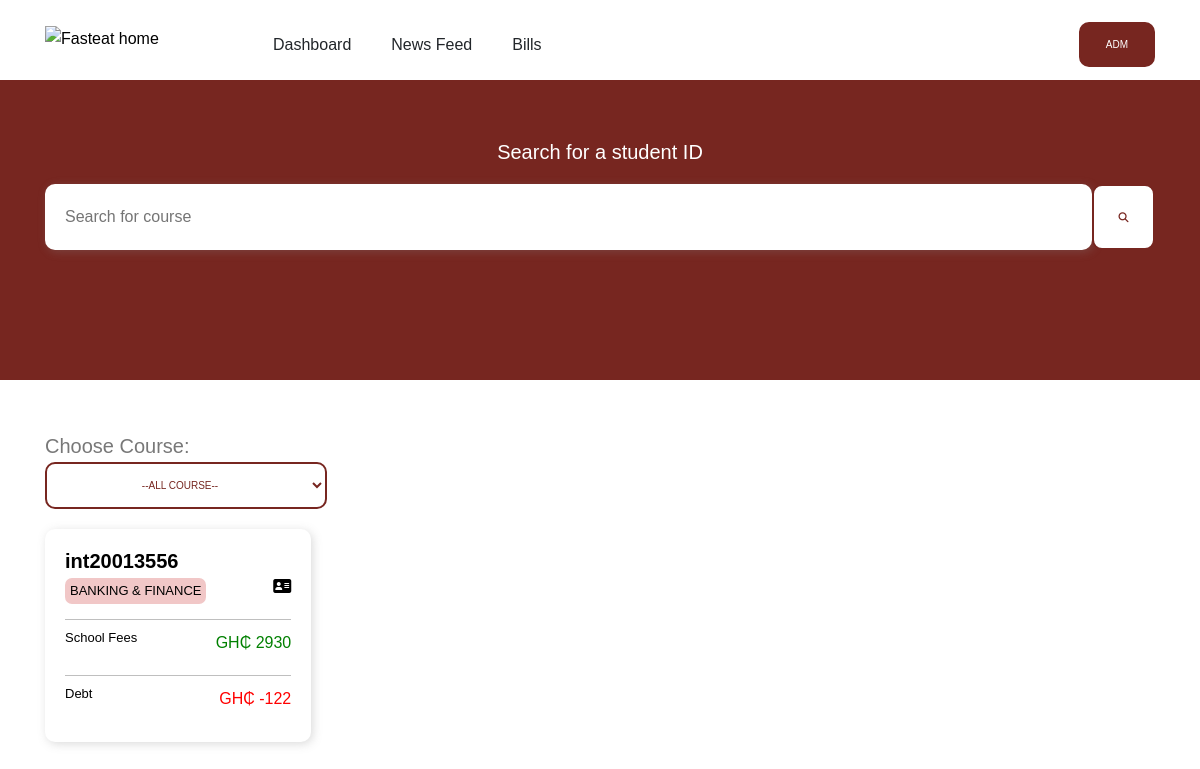
Page /level200 on the earlier database version.
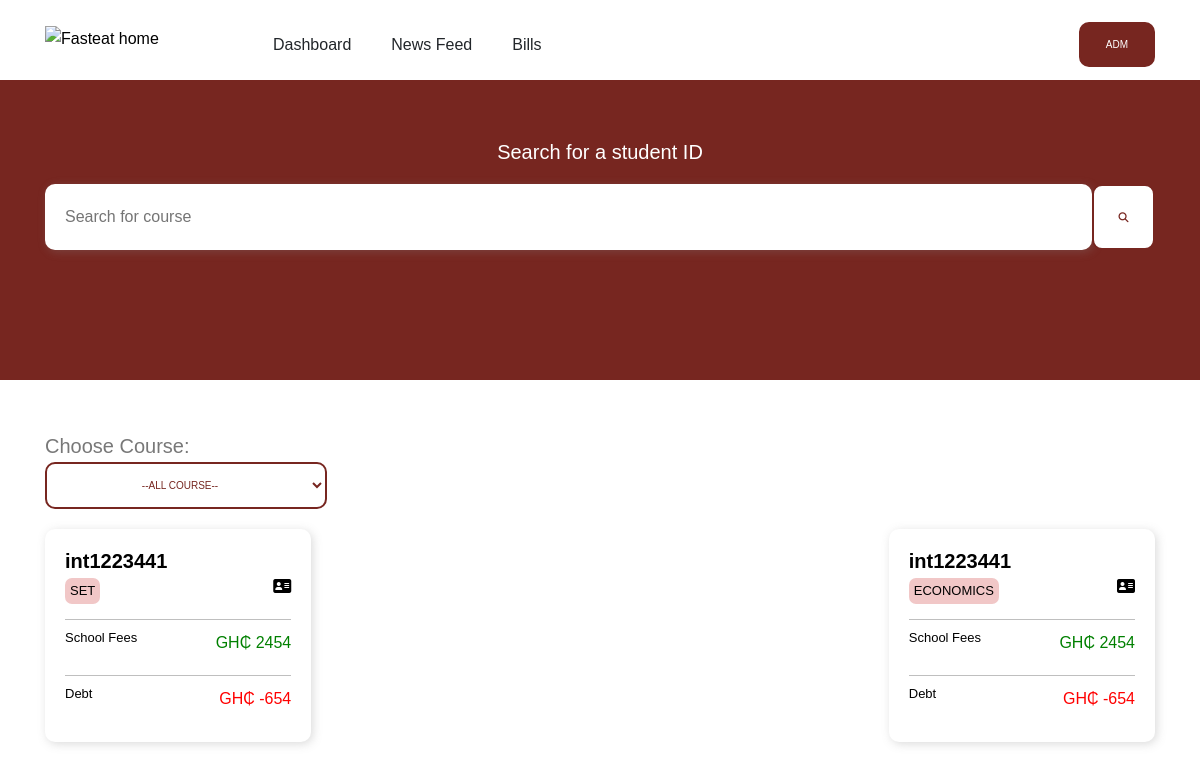
Same page on the later database version.
### app.py (models this page shows, shortened)
class Student(db.Model,UserMixin):
    id= db.Column(db.Integer, primary_key=True)
    schools= db.Column(db.String()  )
    year= db.Column(db.String()  )
    fees= db.Column(db.String()  )
    arrears= db.Column(db.String()  )
    index= db.Column(db.String()  )
    guardian= db.Column(db.String()  )

### app.py (the view)
@app.route('/level200', methods=['GET', 'POST'])
def level200():
    hundred = Student.query.filter_by(year='200').all()
    return render_template('level200.html', hundred=hundred)

### forms.py
class Search(FlaskForm):
    searched = StringField('Searched', validators=[DataRequired()])
    submit = SubmitField('Search')

### app.py (called while the page is built)
@app.context_processor
def base():
    form=Search()
    return dict(form=form)

### templates/level200.html (shortened to what this page needs)
<!DOCTYPE html>
<html lang="en">
<head>
  <link rel="stylesheet" href="https://cdn.jsdelivr.net/npm/@xz/fonts@1/serve/plus-jakarta-display.min.css">
  <link href="https://cdn.jsdelivr.net/npm/bootstrap@5.0.0-beta1/dist/css/bootstrap.min.css" rel="stylesheet">
  <link rel="stylesheet" href="static/assets/css/style.css">
</head>
<body>
  <header class="header" data-header>
    <div class="container">
      <a href="#" class="logo">
        <img src="https://www.central.edu.gh/static/img/Central-Uni-logo.png" width="148" height="38" alt="Fasteat home">
      </a>
      <nav class="navbar" data-navbar>
        <ul class="navbar-list">
          <li class="navbar-item">
            <a href="/" class="navbar-link" data-nav-link>Dashboard</a>
          </li>
          <li class="navbar-item active">
            <a href="/news" class="navbar-link" data-nav-link>News Feed</a>
          </li>
          <li class="navbar-item">
            <a href="/bill" class="navbar-link" data-nav-link>Bills</a>
          </li>
        </ul>
      </nav>
      <div class="header-action">
        <a href="/newdash" class="btn btn-primary has-after mb-3">ADM</a>
      </div>
    </div>
  </header>
  <main>
    <div class="containe" style="margin-top:80px; background-color:#772620; height:300px; padding:20px;">
      <div class="container">
        <h6 style="font-size:20px; text-align:center; color:#fff; margin-bottom:20px; margin-top:40px;">Search for a student ID</h6>
        <form class="d-flex" role="search" method='POST' action='{{url_for('search')}}' style="margin-top:20px;">
          <input class="input-field my-0 my-lg-0 mt-1 space" type="search" name='searched' placeholder="Search for course" aria-label="Search">
          <button class="btn btn-secondary has-after" type="submit"> <i class="fa fa-search" aria-hidden="true"></i> </button>
        </form>
      </div>
    </div>
    <div class="container">
        <span class="" style="font-size:20px; margin-top:50px;">
          Choose Course:
        </span>
        <select id="schoolFilter" class="btn btn-secondary"  style="padding:15px; margin-bottom:20px;">
          <option value="all">--All Course--</option>
        </select>
        <div class="row" style="justify-content: space-between;">
          {% for user in hundred %}
          <div class="col-md-3 col-12 department-item" data-school="{{ user.schools }}" style="border-radius:10px;">
            <a style="text-decoration: none;" href="">
              <div class="card space" style="margin-bottom: 3vh; border-radius:10px; padding: 10px;">
                <div style="background-color:#fff; border-radius:10px; padding: 10px;">
                  <h6 style="color: black; font-size:20px;"><b>{{ user.index }}</b></h6>
                  <div style="display: flex; justify-content: space-between;">
                    <h6 style="font-size: small; color: black; background-color:#f1c7c7; padding:5px; border-radius:7px;">{{ user.schools }}</h6>
                    <i class="fa fa-address-card" aria-hidden="true"></i>
                  </div>
                  <hr>
                  <div style="display: flex; justify-content: space-between;">
                    <h6 style="font-size: small; color: black;">School Fees</h6>
                    <p style="color:green;">GH₵ {{ user.fees }}</p>
                  </div>
                  <hr>
                  <div style="display: flex; justify-content: space-between;">
                    <h6 style="font-size: small; color: black;">Debt</h6>
                    <p style="color:red;">GH₵ -{{ user.arrears }}</p>
                  </div>
                </div>
              </div>
            </a>
          </div>
          {% endfor %}
        </div>
      </div>
  </main>
</body>
</html>

Differences in the rows shown:
removed Student: index "int20013556", schools "BANKING & FINANCE", fees "2930", arrears "122"
added Student: index "int1223441", schools "SET", fees "2454", arrears "654"
added Student: index "int1223441", schools "ECONOMICS", fees "2454", arrears "654"
